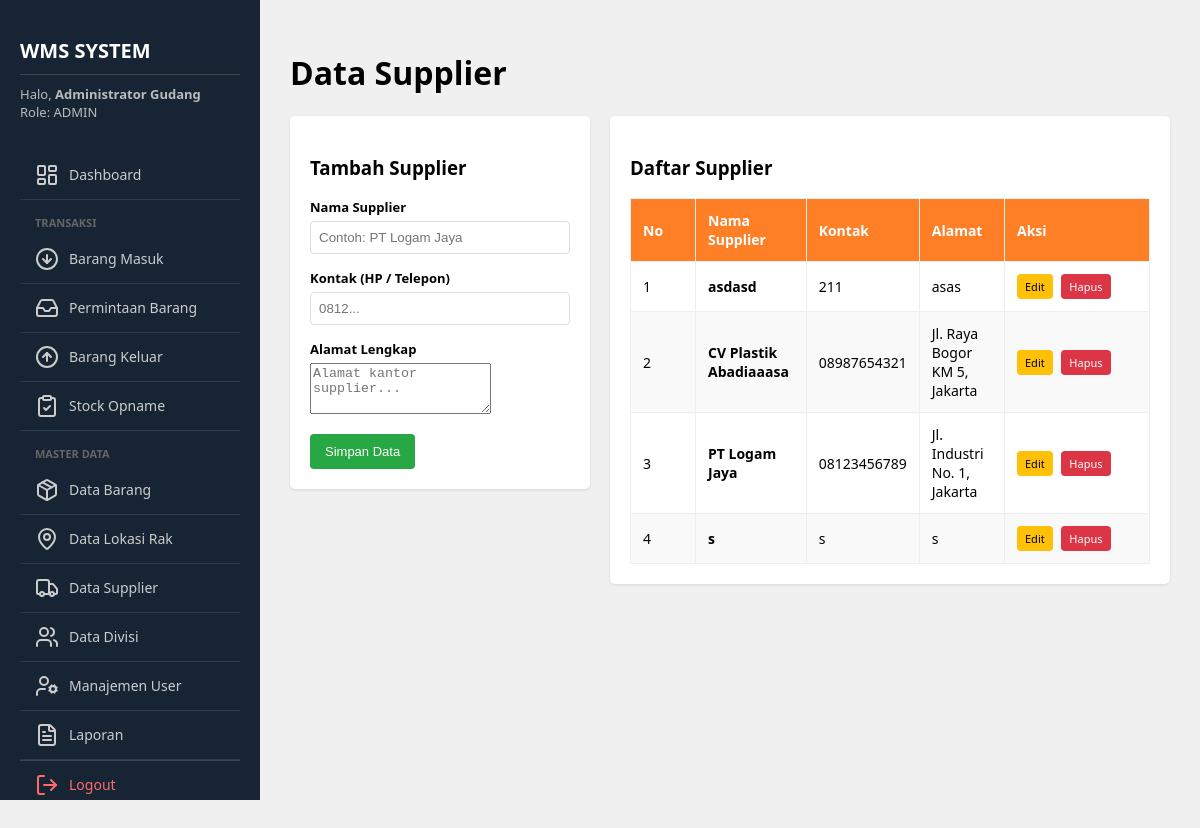
Screenshot of /master/master_supplier.php (signed in) with the database file from the repository.
### tables this page shows
CREATE TABLE `supplier` (
  `id` int(11) NOT NULL,
  `nama_supplier` varchar(100) NOT NULL,
  `kontak` varchar(50) NOT NULL,
  `alamat` text NOT NULL
);

### master/master_supplier.php (the view, shortened to what this page needs)
<?php
include '../config/koneksi.php';
$nama_edit = ""; $kontak_edit = ""; $alamat_edit = ""; $id_edit = "";
$aksi = "simpan";
?>
<?php include '../includes/header.php'; ?>
    <div class="wrapper">
        <?php include '../includes/sidebar.php'; ?>
        <div class="content">
            <h1>Data Supplier</h1>
            <div style="display: flex; gap: 20px; align-items: flex-start;">
                <div class="card" style="flex: 1;">
                    <h3><?= ($aksi == 'simpan') ? 'Tambah Supplier' : 'Edit Supplier'; ?></h3>
                    <form method="POST" action="">
                        <div class="form-group">
                            <label>Nama Supplier</label>
                            <input type="text" name="nama_supplier" value="<?= $nama_edit ?>" required placeholder="Contoh: PT Logam Jaya">
                        </div>
                        <div class="form-group">
                            <label>Kontak (HP / Telepon)</label>
                            <input type="text" name="kontak" value="<?= $kontak_edit ?>" required placeholder="0812...">
                        </div>
                        <div class="form-group">
                            <label>Alamat Lengkap</label>
                            <textarea name="alamat" rows="3" required placeholder="Alamat kantor supplier..."><?= $alamat_edit ?></textarea>
                        </div>
                        <button type="submit" name="<?= $aksi ?>" class="btn btn-primary">
                            <?= ($aksi == 'simpan') ? 'Simpan Data' : 'Simpan Perubahan'; ?>
                        </button>
                    </form>
                </div>
                <div class="card" style="flex: 2;">
                    <h3>Daftar Supplier</h3>
                    <table>
                        <thead>
                            <tr>
                                <th width="40">No</th>
                                <th>Nama Supplier</th>
                                <th>Kontak</th>
                                <th>Alamat</th>
                                <th width="120">Aksi</th>
                            </tr>
                        </thead>
                        <tbody>
                            <?php
                            $no = 1;
                            $q = mysqli_query($koneksi, "SELECT * FROM supplier ORDER BY nama_supplier ASC");
                            if(mysqli_num_rows($q) > 0){
                                while($row = mysqli_fetch_assoc($q)){
                            ?>
                            <tr>
                                <td><?= $no++ ?></td>
                                <td><b><?= $row['nama_supplier'] ?></b></td>
                                <td><?= $row['kontak'] ?></td>
                                <td><?= $row['alamat'] ?></td>
                                <td>
                                    <a href="master_supplier.php?edit=<?= $row['id'] ?>" class="btn btn-warning" style="font-size: 11px; padding: 5px 8px;">Edit</a>
                                    <a href="master_supplier.php?hapus=<?= $row['id'] ?>" class="btn btn-danger" style="font-size: 11px; padding: 5px 8px;" onclick="return confirm('Yakin ingin menghapus?')">Hapus</a>
                                </td>
                            </tr>
                            <?php
                                }
                            } else {
                                echo "<tr><td colspan='5' style='text-align:center; padding:20px;'>Belum ada data supplier.</td></tr>";
                            }
                            ?>
                        </tbody>
                    </table>
                </div>
            </div>
        </div>
    </div>
</body>
</html>

### includes/header.php (style rules this page uses)
body { font-family: 'Segoe UI', Tahoma, Geneva, Verdana, sans-serif; background-color: #f0f0f0; margin: 0; padding: 0; display: flex; height: 100vh; overflow: hidden; }
.wrapper { display: flex; width: 100%; height: 100%; }
.content { flex: 1; padding: 30px; overflow-y: auto; height: 100%; }
.card { background: white; padding: 20px; border-radius: 5px; box-shadow: 0 1px 3px rgba(0, 0, 0, 0.1); margin-bottom: 20px; }
.form-group { margin-bottom: 15px; }
.form-group label { display: block; margin-bottom: 5px; font-weight: bold; font-size: 13px; }
.form-group input, .form-group select { width: 100%; padding: 8px; border: 1px solid #ddd; border-radius: 4px; box-sizing: border-box; }
.btn { padding: 10px 15px; border: none; border-radius: 4px; cursor: pointer; color: white; text-decoration: none; display: inline-block; font-size: 13px; margin-right: 5px; }
.btn-primary { background: #28a745; }
.btn-warning { background: #ffc107; color: black; }
.btn-danger { background: #dc3545; }
table { width: 100%; border-collapse: collapse; margin-top: 15px; font-size: 14px; }
th, td { border: 1px solid #eee; padding: 12px; text-align: left; }
th { background-color: #FF7F27; color: white; }
tr:nth-child(even) { background-color: #f9f9f9; }

### rows the page displays
supplier: nama_supplier "asdasd", kontak "211", alamat "asas"
supplier: nama_supplier "CV Plastik Abadiaaasa", kontak "08987654321", alamat "Jl. Raya Bogor KM 5, Jakarta"
supplier: nama_supplier "PT Logam Jaya", kontak "08123456789", alamat "Jl. Industri No. 1, Jakarta"
supplier: nama_supplier "s", kontak "s", alamat "s"

### other values shown
$nama_user "Administrator Gudang"
$role_user "ADMIN"
